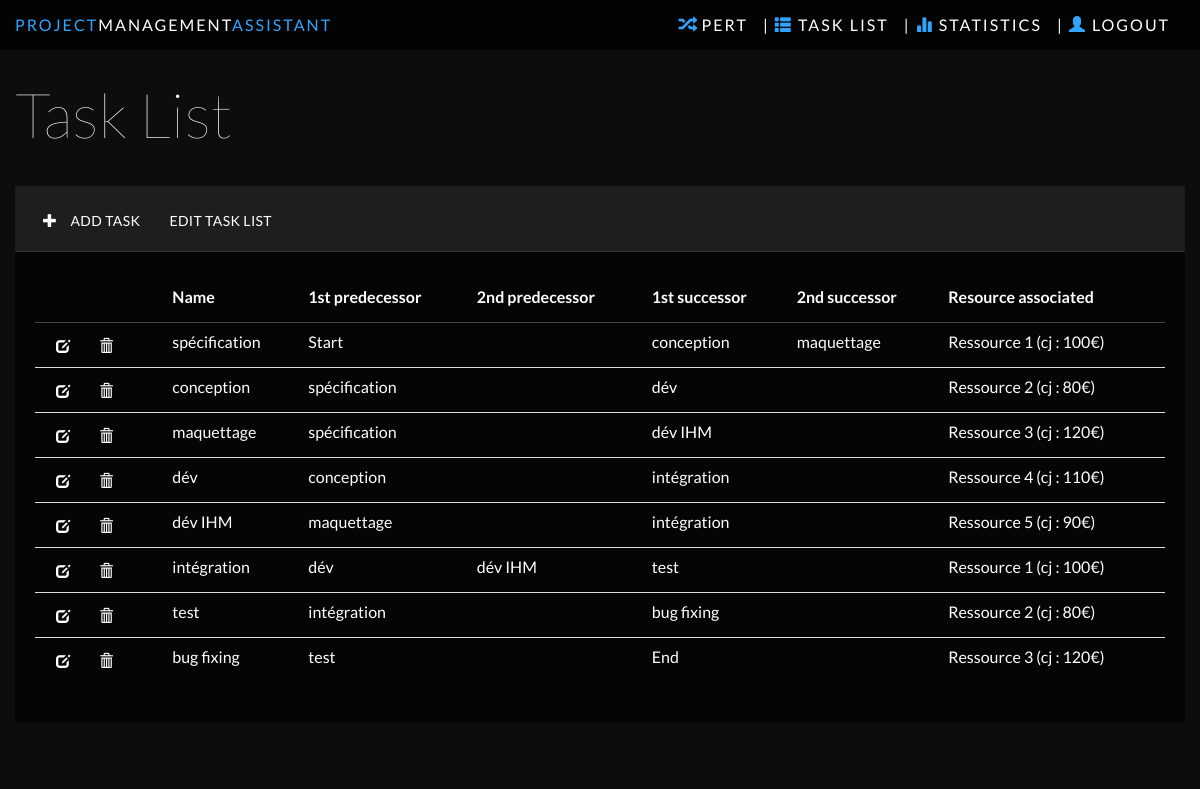
/tasklist.php, run on the app's committed database.
### tables this page shows
CREATE TABLE IF NOT EXISTS `tache` (
  `id` int(10) NOT NULL AUTO_INCREMENT,
  `idProjet` int(10) NOT NULL,
  `idRessource` int(10) NOT NULL,
  `nom` varchar(50) NOT NULL,
  `suivant1` varchar(50) NOT NULL,
  `suivant2` varchar(50) NOT NULL,
  `precedent1` varchar(50) NOT NULL,
  `precedent2` varchar(50) NOT NULL,
  PRIMARY KEY (`id`)
);

CREATE TABLE IF NOT EXISTS `ressource` (
  `id` int(10) NOT NULL AUTO_INCREMENT,
  `nom` varchar(50) NOT NULL,
  `cout` int(10) NOT NULL,
  PRIMARY KEY (`id`)
);

### models/cnx.php (called while the page is built)
<?php
function getBdd() {
	try
	{
		$bdd = new PDO('mysql:host=localhost;dbname=m1bd;charset=utf8', 'root', '');
	}
	catch(Exception $e)
	{
	        die('Erreur : '.$e->getMessage());
	}
  return $bdd;
}
?>

### models/Project.php (called while the page is built, shortened)
<?php
require("Task.php");
class Project
{
	var $listeRessources;
	var $listeSimulateurs;
	var $bdd;
	private static $_instance = null;
	function __construct($id, $nom, $tacheDebut, $tacheFin)
	{
		$this->listeRessources = array();
		$this->listeSimulateurs = array();
		$this->bdd = getBdd();
		$this->loadListeRessources();
		$this->loadListeTaches();
		$this->loadListeSimulateurs();
	}
	function loadListeTaches()
	{
		$reponse = $this->bdd->query('SELECT * FROM tache');
		while ($donnees = $reponse->fetch())
		{
			$tache = new Task($donnees['id'], $donnees['nom'], $donnees['precedent1'], $donnees['precedent2'], $donnees['suivant1'], $donnees['suivant2'], $this);
			$tache->loadLoi();
			$tache->loadRessource();
		}
	}
	function loadListeSimulateurs()
	{
		$reponse = $this->bdd->query('SELECT * FROM simulateur');
		while ($donnees = $reponse->fetch())
		{
			$simulateur = NULL;
			if($donnees['typeSimulateur'] == SimulateurEnum::ChargeGlobale) {
				$simulateur = new SimulationChargeGlobale($donnees['typeSimulateur'], $donnees['nbEchantillons'], $donnees['largeurIntervalle'], $this);
			} else if ($donnees['typeSimulateur'] == SimulateurEnum::CoutGlobal) {
				$simulateur = new SimulationCoutGlobal($donnees['typeSimulateur'], $donnees['nbEchantillons'], $donnees['largeurIntervalle'], $this);
			} else if ($donnees['typeSimulateur'] == SimulateurEnum::MargeFinanciere) {
				$simulateur = new SimulationMargeFinanciere($donnees['typeSimulateur'], $donnees['nbEchantillons'], $donnees['largeurIntervalle'], $this);
			}
			$simulateur->probabilite = $donnees['probabilite'];
			$simulateur->charge = $donnees['charge'];
			array_push($this->listeSimulateurs, $simulateur);
		}
	}
	function loadListeRessources() {
		$reponse = $this->bdd->query('SELECT * FROM ressource');
		while ($donnees = $reponse->fetch())
		{
			$ressource = new Ressource($donnees['id'], $donnees['nom'], $donnees['cout']);
			array_push($this->listeRessources, $ressource);
		}
	}
	public static function getInstance() {
		if(is_null(self::$_instance)) {
			self::$_instance = new Project(1, 'Gna', null, null);
		}
		return self::$_instance;
	}
}
?>

### models/Task.php (called while the page is built, shortened)
<?php
require("cnx.php");
require("Ressource.php");
class Task
{
	var $id;
	var $bdd;
	function __construct($id, $nom, $precedent1, $precedent2, $suivant1, $suivant2, $projet)
	{
		$this->id = $id;
		$this->nom = $nom;
		$this->precedent1 = $precedent1;
		$this->precedent2 = $precedent2;
		$this->suivant1 = $suivant1;
		$this->suivant2 = $suivant2;
		$this->bdd = getBdd();
	}
	public function loadLoi()
	{
		$reponse = $this->bdd->query('SELECT l.* FROM tache t, loi l where t.id = l.idTache');
		$loi = $reponse->fetch();
		if($loi['nom'] == LoiEnum::Beta) {
			$reponse = $this->bdd->query('SELECT b.* FROM loi l, loiBeta b where l.id = b.id');
			$beta = $reponse->fetch();
		} else if($loi['nom'] == LoiEnum::Triangulaire) {
			$reponse = $this->bdd->query('SELECT t.* FROM loi l, loiTriangulaire t where l.id = t.id');
			$triangulaire = $reponse->fetch();
			$this->loi = new LoiTriangulaire($loi['valeurMin'], $loi['valeurMax'], $triangulaire['c']);
		} else if($loi['nom'] == LoiEnum::Normale) {
			$reponse = $this->bdd->query('SELECT n.* FROM loi l, loiNormale n where l.id = n.id');
			$normale = $reponse->fetch();
			$this->loi = new LoiNormaleTronquee($loi['valeurMin'], $loi['valeurMax'], $normale['mu'], $normale['sigma']);
		} else if($loi['nom'] == LoiEnum::Uniforme) {
			$this->loi = new LoiRand($loi['valeurMin'], $loi['valeurMax']);
		} else if($loi['nom'] == LoiEnum::SansLoi) {
			$this->loi = new SansLoi($loi['valeurMax']);
		}
	}
	public function loadRessource() {
		$this->bdd->setAttribute(PDO::ATTR_ERRMODE, PDO::ERRMODE_EXCEPTION);
		$q = $this->bdd->prepare("SELECT r.* FROM tache t, ressource r WHERE t.idRessource = r.id AND t.id = ?");
		$q->execute(array($this->id));
		$ressource = $q->fetch(PDO::FETCH_ASSOC);
		$this->ressource = new Ressource($ressource['id'], $ressource['nom'], $ressource['cout']);
	}
}
?>

### models/Ressource.php (called while the page is built, shortened)
<?php
class Ressource
{
	function __construct($id, $nom, $cout)
	{
		$this->nom = $nom;
		$this->cout = $cout;
	}
}
?>

### tasklist.php (the view, shortened to what this page needs)
<?php
require("models/Project.php");
$project = Project::getInstance();
?>
<html>
<head>
    <link href="css/bootstrap.min.css" rel="stylesheet">
    <link href="css/styles.css" rel="stylesheet">
</head>
<body>
	<?php require 'navbar.php'; ?>
	<div class="row main">
        <div class="row">
            <div class="col-lg-12">
                <h1 class="page-header">Task List</h1>
            </div>
        </div>
        <div class="row">
            <div class="col-lg-12">
                <div class="panel panel-default">
					<div class="panel-heading">
						<a class="btn btn-link" data-toggle="modal" data-target="#myModal"><span class="glyphicon glyphicon-plus"></span> Add Task</a>
						<a class="btn btn-link" href="tasklist_edit.php">Edit Task List</a>
					</div>
                    	<div class="panel-body">
                        <table class="table">
                            <thead>
                            	<tr>
								<th></th>
                                <th>Name</th>
                                <th>1st predecessor</th>
                                <th>2nd predecessor</th>
                                <th>1st successor</th>
                                <th>2nd successor</th>
                                <th>Resource associated</th>
                              </tr>
                            </thead>
                            <tbody>
                            	<?php
									foreach ($project->listeTaches as $task) {
	                            ?>
	                            <tr>
								<td>
                                    <a class="btn btn-link" data-toggle="modal" data-target="#modalTache<?php echo $task->id;?>" >
                                        <span class="glyphicon glyphicon-edit"></span>
                                    </a>
                                    <a class="btn btn-link" data-toggle="modal" data-target="#modalDeleteTache<?php echo $task->id;?>">
                                        <span class="glyphicon glyphicon-trash"></span>
                                    </a>
                                    <br>
                                </td>
	                              <td><?php echo $task->nom;?></td>
	                              <td><?php echo $task->precedent1;?></td>
	                              <td><?php echo $task->precedent2;?></td>
	                              <td><?php echo $task->suivant1;?></td>
	                              <td><?php echo $task->suivant2;?></td>
	                              <td><?php echo $task->ressource->nom . ' (cj : ' . $task->ressource->cout . '€)';}?></td>
	                            </tr>
                            </tbody>
                      </table>
                    </div>
					<?php require("addTask.php") ?>
                </div>
            </div>
        </div>
</body>
</html>

### css/styles.css (style rules this page uses)
body { background-color: #0d0d0d; background-image: url(../img/bg.jpg); background-size: cover; -webkit-background-size: cover; -moz-background-size: cover; -o-background-size: cover; font-family: 'Lato'; padding-top: 50px; color: #fff; }
.row { margin: 0; }
.panel-body { padding: 20px; }
.main { padding-bottom: 20px; }
a, a:hover, a:focus { color: #fff; }
h1, h2, h3, h4, h5, h6 { color: #fff; }
h1 { font-weight: 100; font-size: 62px; }
.btn-link { color: #fff; }
.btn { border-radius: 2px; }
.panel { border: 0; background: #333; background: rgba(0, 0, 0, .65); border-radius: 0; margin-top: -1px; }
.panel-heading { font-size: 18px; font-weight: 300; letter-spacing: 0.025em; height: 66px; line-height: 45px; border-radius: 0; }
.panel-default .panel-heading { background: #444; background: rgba(255, 255, 255, .1); border-bottom: 1px solid rgba(255, 255, 255, .1); color: #fff; text-transform: uppercase; font-size: 14px; font-weight: 500; }
h1.page-header { margin-top: 30px; margin-bottom: 30px; border-bottom: 0; color: #fff; }
.panel-heading .glyphicon { margin-right: 10px; }
.table { background: none; }
.table>thead>tr>th { border-bottom: 1px solid #444; vertical-align: middle; height: 50px; }

### data on the page
tache: nom "spécification", precedent1 "Start", suivant1 "conception", suivant2 "maquettage", idRessource.nom "Ressource 1", idRessource.cout "100"
tache: nom "conception", precedent1 "spécification", suivant1 "dév", idRessource.nom "Ressource 2", idRessource.cout "80"
tache: nom "maquettage", precedent1 "spécification", suivant1 "dév IHM", idRessource.nom "Ressource 3", idRessource.cout "120"
tache: nom "dév", precedent1 "conception", suivant1 "intégration", idRessource.nom "Ressource 4", idRessource.cout "110"
tache: nom "dév IHM", precedent1 "maquettage", suivant1 "intégration", idRessource.nom "Ressource 5", idRessource.cout "90"
tache: nom "intégration", precedent1 "dév", precedent2 "dév IHM", suivant1 "test", idRessource.nom "Ressource 1", idRessource.cout "100"
tache: nom "test", precedent1 "intégration", suivant1 "bug fixing", idRessource.nom "Ressource 2", idRessource.cout "80"
tache: nom "bug fixing", precedent1 "test", suivant1 "End", idRessource.nom "Ressource 3", idRessource.cout "120"
